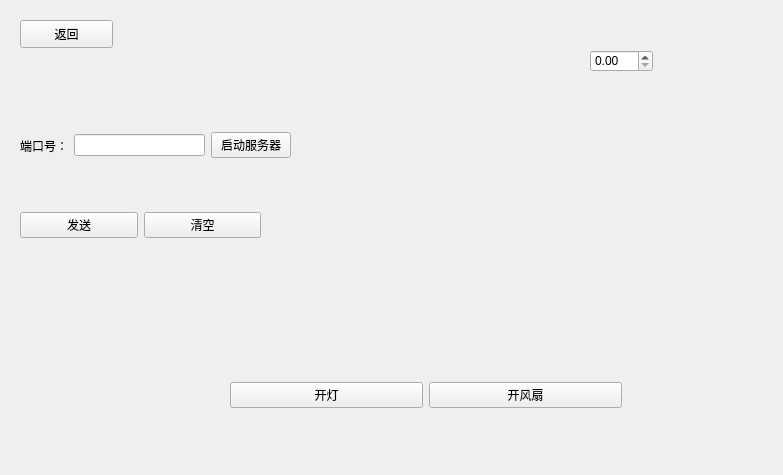
<?xml version="1.0" encoding="UTF-8"?>
<ui version="4.0">
 <class>smart_furniture</class>
 <widget class="QWidget" name="smart_furniture">
  <property name="geometry">
   <rect>
    <x>0</x>
    <y>0</y>
    <width>783</width>
    <height>475</height>
   </rect>
  </property>
  <property name="windowTitle">
   <string>Form</string>
  </property>
  <property name="styleSheet">
   <string notr="true">background-image: url(:/new/prefix1/furniture/home.png);</string>
  </property>
  <widget class="QLabel" name="label_light">
   <property name="geometry">
    <rect>
     <x>260</x>
     <y>210</y>
     <width>71</width>
     <height>71</height>
    </rect>
   </property>
   <property name="minimumSize">
    <size>
     <width>71</width>
     <height>71</height>
    </size>
   </property>
   <property name="maximumSize">
    <size>
     <width>71</width>
     <height>71</height>
    </size>
   </property>
   <property name="text">
    <string/>
   </property>
   <property name="pixmap">
    <pixmap>:/new/prefix1/furniture/灯1.png</pixmap>
   </property>
   <property name="scaledContents">
    <bool>true</bool>
   </property>
  </widget>
  <widget class="QLabel" name="label_fan">
   <property name="geometry">
    <rect>
     <x>480</x>
     <y>240</y>
     <width>71</width>
     <height>71</height>
    </rect>
   </property>
   <property name="minimumSize">
    <size>
     <width>71</width>
     <height>71</height>
    </size>
   </property>
   <property name="maximumSize">
    <size>
     <width>71</width>
     <height>71</height>
    </size>
   </property>
   <property name="text">
    <string/>
   </property>
   <property name="pixmap">
    <pixmap>:/new/prefix1/furniture/f.jpg</pixmap>
   </property>
   <property name="scaledContents">
    <bool>true</bool>
   </property>
  </widget>
  <widget class="QLabel" name="label_air">
   <property name="geometry">
    <rect>
     <x>420</x>
     <y>100</y>
     <width>111</width>
     <height>51</height>
    </rect>
   </property>
   <property name="minimumSize">
    <size>
     <width>111</width>
     <height>51</height>
    </size>
   </property>
   <property name="maximumSize">
    <size>
     <width>111</width>
     <height>51</height>
    </size>
   </property>
   <property name="text">
    <string/>
   </property>
   <property name="pixmap">
    <pixmap>:/new/prefix1/furniture/正常.jpg</pixmap>
   </property>
   <property name="scaledContents">
    <bool>true</bool>
   </property>
  </widget>
  <widget class="QLabel" name="label_T">
   <property name="geometry">
    <rect>
     <x>590</x>
     <y>80</y>
     <width>71</width>
     <height>61</height>
    </rect>
   </property>
   <property name="minimumSize">
    <size>
     <width>71</width>
     <height>61</height>
    </size>
   </property>
   <property name="maximumSize">
    <size>
     <width>71</width>
     <height>71</height>
    </size>
   </property>
   <property name="text">
    <string/>
   </property>
   <property name="pixmap">
    <pixmap>:/new/prefix1/furniture/温度计.png</pixmap>
   </property>
   <property name="scaledContents">
    <bool>true</bool>
   </property>
  </widget>
  <widget class="QDoubleSpinBox" name="SpinBox">
   <property name="geometry">
    <rect>
     <x>590</x>
     <y>50</y>
     <width>63</width>
     <height>22</height>
    </rect>
   </property>
  </widget>
  <widget class="QPushButton" name="btn_return">
   <property name="geometry">
    <rect>
     <x>20</x>
     <y>20</y>
     <width>93</width>
     <height>28</height>
    </rect>
   </property>
   <property name="text">
    <string>返回</string>
   </property>
  </widget>
  <widget class="QWidget" name="layoutWidget_2">
   <property name="geometry">
    <rect>
     <x>20</x>
     <y>200</y>
     <width>241</width>
     <height>51</height>
    </rect>
   </property>
   <layout class="QHBoxLayout" name="horizontalLayout_2">
    <item>
     <widget class="QPushButton" name="btn_send">
      <property name="text">
       <string>发送</string>
      </property>
     </widget>
    </item>
    <item>
     <widget class="QPushButton" name="btn_clear">
      <property name="text">
       <string>清空</string>
      </property>
     </widget>
    </item>
   </layout>
  </widget>
  <widget class="QWidget" name="layoutWidget">
   <property name="geometry">
    <rect>
     <x>20</x>
     <y>130</y>
     <width>271</width>
     <height>31</height>
    </rect>
   </property>
   <layout class="QHBoxLayout" name="horizontalLayout_3">
    <item>
     <widget class="QLabel" name="label">
      <property name="text">
       <string>端口号：</string>
      </property>
     </widget>
    </item>
    <item>
     <widget class="QLineEdit" name="lineEdit_ports"/>
    </item>
    <item>
     <widget class="QPushButton" name="btn_start">
      <property name="text">
       <string>启动服务器</string>
      </property>
     </widget>
    </item>
   </layout>
  </widget>
  <widget class="QWidget" name="">
   <property name="geometry">
    <rect>
     <x>230</x>
     <y>380</y>
     <width>392</width>
     <height>30</height>
    </rect>
   </property>
   <layout class="QHBoxLayout" name="horizontalLayout">
    <item>
     <widget class="QPushButton" name="btn_linght">
      <property name="text">
       <string>开灯</string>
      </property>
     </widget>
    </item>
    <item>
     <widget class="QPushButton" name="btn_fan">
      <property name="text">
       <string>开风扇</string>
      </property>
     </widget>
    </item>
   </layout>
  </widget>
 </widget>
 <resources/>
 <connections/>
</ui>
